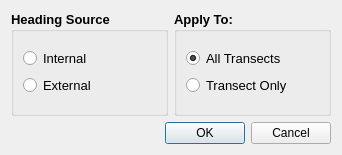
<?xml version="1.0" encoding="UTF-8"?>
<ui version="4.0">
 <class>h_source</class>
 <widget class="QDialog" name="h_source">
  <property name="geometry">
   <rect>
    <x>0</x>
    <y>0</y>
    <width>342</width>
    <height>155</height>
   </rect>
  </property>
  <property name="windowTitle">
   <string>Heading Source</string>
  </property>
  <layout class="QGridLayout" name="gridLayout_2">
   <item row="0" column="0">
    <layout class="QHBoxLayout" name="horizontalLayout">
     <item>
      <widget class="QGroupBox" name="gb_source">
       <property name="font">
        <font>
         <pointsize>10</pointsize>
         <weight>75</weight>
         <bold>true</bold>
        </font>
       </property>
       <property name="title">
        <string>Heading Source</string>
       </property>
       <layout class="QGridLayout" name="gridLayout_3">
        <item row="0" column="0">
         <layout class="QVBoxLayout" name="verticalLayout_2">
          <item>
           <widget class="QRadioButton" name="rb_internal">
            <property name="font">
             <font>
              <weight>50</weight>
              <bold>false</bold>
             </font>
            </property>
            <property name="text">
             <string>Internal</string>
            </property>
           </widget>
          </item>
          <item>
           <widget class="QRadioButton" name="rb_external">
            <property name="font">
             <font>
              <weight>50</weight>
              <bold>false</bold>
             </font>
            </property>
            <property name="text">
             <string>External</string>
            </property>
           </widget>
          </item>
         </layout>
        </item>
       </layout>
      </widget>
     </item>
     <item>
      <widget class="QGroupBox" name="gb_h_source">
       <property name="font">
        <font>
         <pointsize>10</pointsize>
         <weight>75</weight>
         <bold>true</bold>
        </font>
       </property>
       <property name="title">
        <string>Apply To:</string>
       </property>
       <layout class="QGridLayout" name="gridLayout">
        <item row="0" column="0">
         <layout class="QVBoxLayout" name="verticalLayout">
          <item>
           <widget class="QRadioButton" name="rb_all">
            <property name="font">
             <font>
              <pointsize>10</pointsize>
              <weight>50</weight>
              <bold>false</bold>
             </font>
            </property>
            <property name="text">
             <string>All Transects</string>
            </property>
            <property name="checked">
             <bool>true</bool>
            </property>
           </widget>
          </item>
          <item>
           <widget class="QRadioButton" name="rb_transect">
            <property name="font">
             <font>
              <pointsize>10</pointsize>
              <weight>50</weight>
              <bold>false</bold>
             </font>
            </property>
            <property name="text">
             <string>Transect Only</string>
            </property>
           </widget>
          </item>
         </layout>
        </item>
       </layout>
      </widget>
     </item>
    </layout>
   </item>
   <item row="1" column="0">
    <widget class="QDialogButtonBox" name="buttonBox">
     <property name="orientation">
      <enum>Qt::Horizontal</enum>
     </property>
     <property name="standardButtons">
      <set>QDialogButtonBox::Cancel|QDialogButtonBox::Ok</set>
     </property>
    </widget>
   </item>
  </layout>
 </widget>
 <resources/>
 <connections>
  <connection>
   <sender>buttonBox</sender>
   <signal>accepted()</signal>
   <receiver>h_source</receiver>
   <slot>accept()</slot>
   <hints>
    <hint type="sourcelabel">
     <x>248</x>
     <y>254</y>
    </hint>
    <hint type="destinationlabel">
     <x>157</x>
     <y>274</y>
    </hint>
   </hints>
  </connection>
  <connection>
   <sender>buttonBox</sender>
   <signal>rejected()</signal>
   <receiver>h_source</receiver>
   <slot>reject()</slot>
   <hints>
    <hint type="sourcelabel">
     <x>316</x>
     <y>260</y>
    </hint>
    <hint type="destinationlabel">
     <x>286</x>
     <y>274</y>
    </hint>
   </hints>
  </connection>
 </connections>
</ui>
